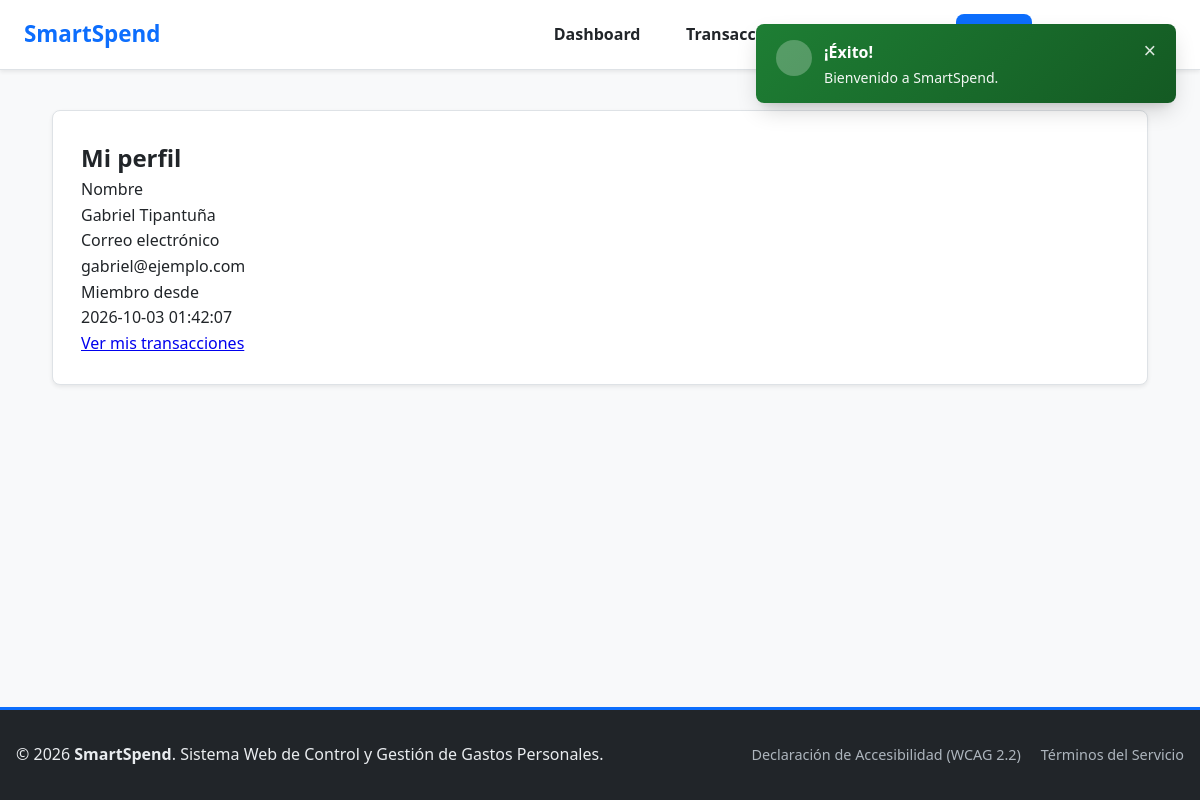
Screenshot of /views/profile.php (signed in) with the database file from the repository.
### tables this page shows
CREATE TABLE `usuarios` (
  `id_usuario` INT AUTO_INCREMENT PRIMARY KEY,
  `nombre` VARCHAR(100) NOT NULL,
  `correo` VARCHAR(150) NOT NULL UNIQUE,
  `password` VARCHAR(255) NOT NULL,
  `fecha_registro` DATETIME DEFAULT CURRENT_TIMESTAMP
);

### config/database.php (called while the page is built, shortened)
<?php
class Database {
    private static $instance = null;
    private function __construct() {
        $host     = getenv('DB_HOST') ?: '127.0.0.1';
        $port     = getenv('DB_PORT') ?: '3306';
        $db_name  = getenv('DB_NAME') ?: 'smartspend';
        $username = getenv('DB_USER') ?: 'root';
        $password = getenv('DB_PASS') !== false ? getenv('DB_PASS') : '';
        try {
            $dsn = "mysql:host={$host};port={$port};dbname={$db_name};charset=utf8mb4";
            $options = [
                PDO::ATTR_ERRMODE            => PDO::ERRMODE_EXCEPTION,
                PDO::ATTR_DEFAULT_FETCH_MODE => PDO::FETCH_ASSOC,
                PDO::ATTR_EMULATE_PREPARES   => false,
            ];
            $this->conn = new PDO($dsn, $username, $password, $options);
        } catch (PDOException $e) {
            throw $e;
        }
    }
    public static function getInstance(): \PDO {
        if (self::$instance === null) {
            self::$instance = new Database();
        }
        return self::$instance->conn;
    }
}
?>

### includes/session.php (called while the page is built, shortened)
<?php
if (!function_exists('require_login')) {
    function require_login(string $redirectTo = '../views/auth/login.php'): int
    {
        $userId = $_SESSION['id_usuario'] ?? $_SESSION['user_id'] ?? null;
        return (int) $userId;
    }
}
if (!function_exists('e')) {
    function e(?string $value): string
    {
        return htmlspecialchars((string) $value, ENT_QUOTES, 'UTF-8');
    }
}

### models/User.php (called while the page is built, shortened)
<?php
require_once __DIR__ . '/../config/database.php';
final class User {
    private PDO $db;
    public function __construct() { $this->db = Database::getInstance(); }
    public function byId(int $id): ?array {
        $q=$this->db->prepare('SELECT id_usuario,nombre,correo,fecha_registro FROM usuarios WHERE id_usuario = ?');
        $q->execute([$id]); return $q->fetch() ?: null;
    }
}

### views/profile.php (the view, shortened to what this page needs)
<?php
require_once __DIR__ . '/../includes/session.php';
$id=require_login('auth/login.php');
require_once __DIR__ . '/../models/User.php';
$user=(new User())->byId($id);
$pageTitle='Mi perfil - SmartSpend'; include __DIR__ . '/../includes/header.php';
?>
<section class="card-panel"><h1>Mi perfil</h1><dl>
<dt>Nombre</dt><dd><?= e($user['nombre']) ?></dd>
<dt>Correo electrónico</dt><dd><?= e($user['correo']) ?></dd>
<dt>Miembro desde</dt><dd><?= e($user['fecha_registro']) ?></dd>
</dl><a href="transactions.php">Ver mis transacciones</a></section>
<?php include __DIR__ . '/../includes/footer.php'; ?>

### assets/css/variables.css (style rules this page uses)
:root { --primary-color: #0d6efd; --primary-dark: #0a58ca; --primary-light: #e7f1ff; --secondary-color: #0f5132; --secondary-light: #d1e7dd; --danger-color: #842029; --danger-light: #f8d7da; --warning-color: #ffc107; --warning-light: #fff3cd; --info-color: #0dcaf0; --info-light: #cff4fc; --bg-page: #f8f9fa; --bg-card: #ffffff; --border-color: #dee2e6; --text-main: #212529; --text-muted: #4b5563; --text-white: #ffffff; --focus-ring: #0d6efd; --font-family: system-ui, -apple-system, "Segoe UI", Roboto, "Helvetica Neue", Arial, sans-serif; --shadow-sm: 0 0.125rem 0.25rem rgba(0, 0, 0, 0.075); --shadow-md: 0 0.5rem 1rem rgba(0, 0, 0, 0.15); --shadow-lg: 0 10px 25px -5px rgba(0, 0, 0, 0.2), 0 8px 10px -6px rgba(0, 0, 0, 0.1); --border-radius: 0.5rem; --transition-speed: 0.25s; }
*, *::before, *::after { box-sizing: border-box; margin: 0; padding: 0; }
html, body { width: 100%; max-width: 100%; overflow-x: clip; scroll-behavior: smooth; }
body { font-family: var(--font-family); line-height: 1.6; color: var(--text-main); background-color: var(--bg-page); display: flex; flex-direction: column; min-height: 100vh; }
:root { --bg-light: var(--bg-page); --card-bg: var(--bg-card); --text-dark: var(--text-main); --radius: .75rem; --shadow: var(--shadow-sm); }

### assets/css/cards.css (style rules this page uses)
.card-panel { background: var(--bg-card); border: 1px solid var(--border-color); border-radius: var(--border-radius); padding: 1.75rem; margin-bottom: 1.75rem; box-shadow: var(--shadow-sm); }

### rows the page displays
usuarios: nombre "Gabriel Tipantuña", correo "gabriel@ejemplo.com", fecha_registro "2026-10-03 01:42:07"

### other values shown
$item['label'] "Dashboard"
$item['label'] "Transacciones"
$toastTitle "¡Éxito!"
$message "Bienvenido a SmartSpend."
